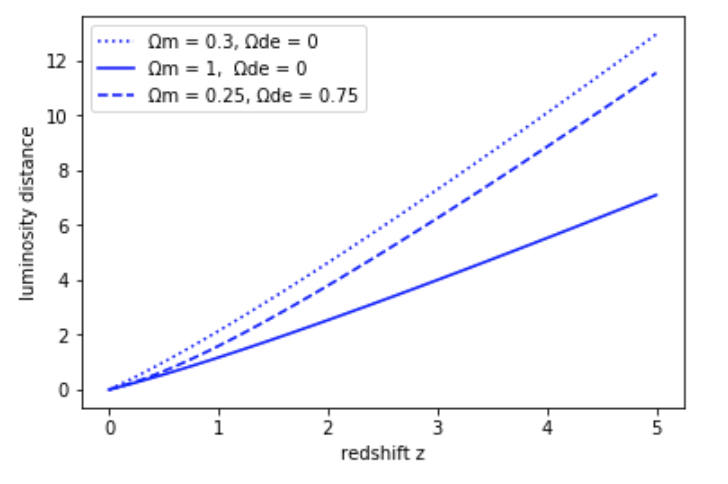

Recreate this plot in Python.
import matplotlib.pyplot as plt
import numpy as np
from math import sqrt
from scipy.integrate import quad

#calculating luminosity distance for a flat cosmology based on distances to SNe Ia 
#outputs a plot for three cosmologies below

class Luminosity_Distance:
    
    def __init__(self, matter, dark_energy):
        self.dark_energy = dark_energy
        self.matter = matter
        self.redshift = np.linspace(0,5,100)
           
    def integral(self, x):
        self.x = x
        return (1/sqrt(self.matter*(1+self.x)**(3)+self.dark_energy))

    def calculation(self):
        res = []
        for i in self.redshift:
            res.append(quad(self.integral, 0, i))

        integral_results = []
        for i in range(0,len(res)):
            integral_results.append(res[i][0])

        angular_distance = []
        for i in range(0,len(integral_results)):
            calc = integral_results[i]/(1+self.redshift[i])
            angular_distance.append(calc)

        luminosity_distance = []
        for i in range(0, len(angular_distance)):
            calc2 = ((1+self.redshift[i])**2)*angular_distance[i]
            luminosity_distance.append(calc2)

        return luminosity_distance
 
#three cosmologies
matter = [0.3, 1, 0.25]
dark_energy = [0, 0, 0.75]
redshift = np.linspace(0,5,100)

DL_1 = Luminosity_Distance(matter[0], dark_energy[0])
DL_2 = Luminosity_Distance(matter[1], dark_energy[1])
DL_3 = Luminosity_Distance(matter[2], dark_energy[2])

plt.plot(redshift, DL_1.calculation(), color='blue', linestyle='dotted', label='Ωm = 0.3, Ωde = 0')
plt.plot(redshift, DL_2.calculation(), color='blue', label='Ωm = 1,  Ωde = 0')
plt.plot(redshift, DL_3.calculation(), color='blue', linestyle='--', label='Ωm = 0.25, Ωde = 0.75')
plt.xlabel("redshift z")
plt.ylabel("luminosity distance")
plt.legend(loc='best')
plt.show()
